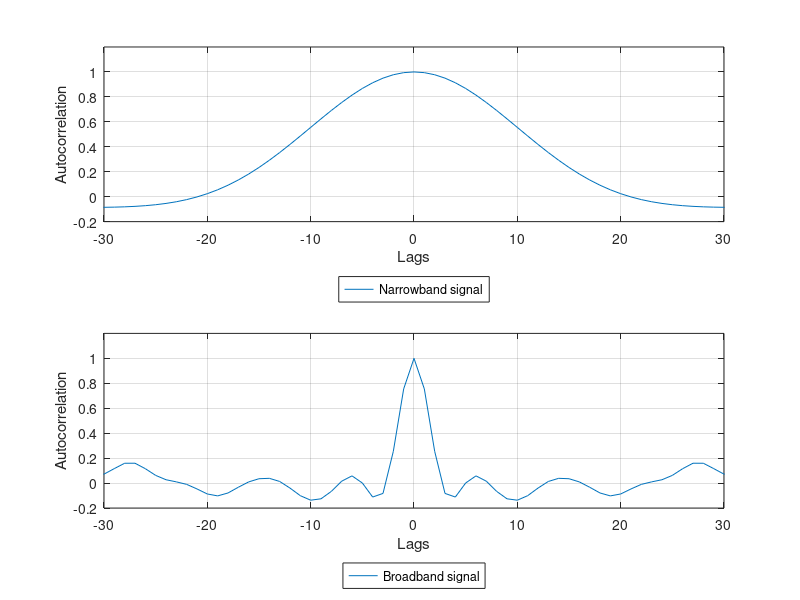

This chart was generated by the following MATLAB code:
close all; clear variables; clc;
load bandwidths.mat
figure(1);
[rxx,lags] = xcorr(x,'coeff');
subplot(2,1,1);
plot(lags,rxx,'DisplayName','Narrowband signal');
ylabel('Autocorrelation')
xlabel('Lags');
legend('Orientation','horizontal','Box','on','Location','southoutside')
axis([-30 30 -0.2 1.2]);
grid();
[rxy,lags] = xcorr(y,'coeff');
subplot(2,1,2);
plot(lags,rxy,'DisplayName','Broadband signal');
ylabel('Autocorrelation')
xlabel('Lags');
legend('Orientation','horizontal','Box','on','Location','southoutside')
axis([-30 30 -0.2 1.2]);
grid()
saveas(gcf,sprintf('%s.png',mfilename))
